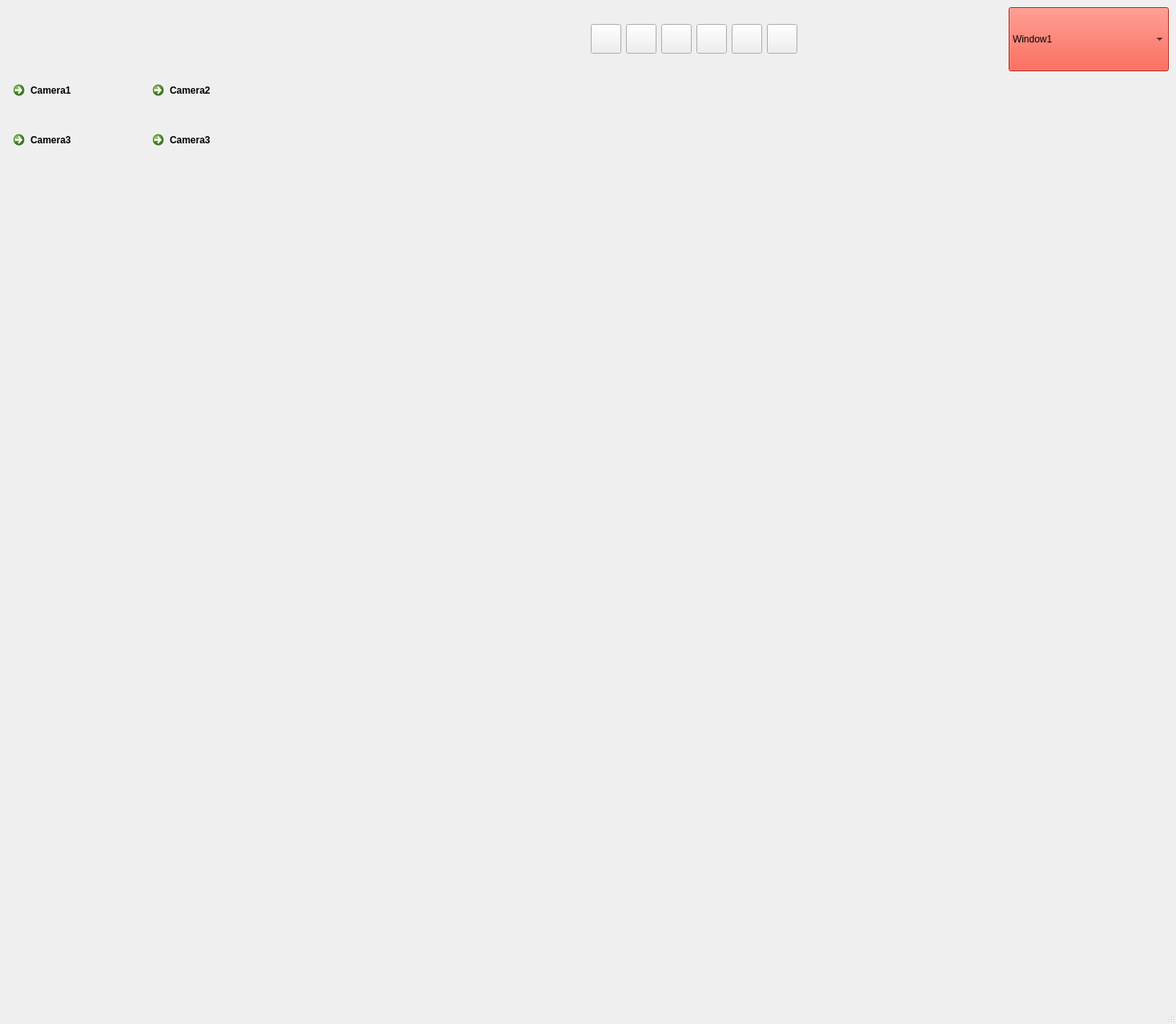
<?xml version="1.0" encoding="UTF-8"?>
<ui version="4.0">
 <class>MainWindow</class>
 <widget class="QMainWindow" name="MainWindow">
  <property name="geometry">
   <rect>
    <x>0</x>
    <y>0</y>
    <width>1469</width>
    <height>1279</height>
   </rect>
  </property>
  <property name="windowTitle">
   <string>Interface-1</string>
  </property>
  <property name="windowIcon">
   <iconset resource="icons.qrc">
    <normaloff>:/icons/icons/rake.jpg</normaloff>:/icons/icons/rake.jpg</iconset>
  </property>
  <widget class="QWidget" name="centralwidget">
   <layout class="QFormLayout" name="formLayout">
    <item row="5" column="0">
     <widget class="QCommandLinkButton" name="commandLinkButton">
      <property name="text">
       <string>Camera1</string>
      </property>
      <property name="icon">
       <iconset resource="icons.qrc">
        <normaloff>:/icons/icons/cam.png</normaloff>:/icons/icons/cam.png</iconset>
      </property>
      <property name="iconSize">
       <size>
        <width>50</width>
        <height>50</height>
       </size>
      </property>
     </widget>
    </item>
    <item row="5" column="1">
     <widget class="QCommandLinkButton" name="commandLinkButton_2">
      <property name="text">
       <string>Camera2</string>
      </property>
      <property name="icon">
       <iconset resource="icons.qrc">
        <normaloff>:/icons/icons/cam.png</normaloff>:/icons/icons/cam.png</iconset>
      </property>
      <property name="iconSize">
       <size>
        <width>50</width>
        <height>50</height>
       </size>
      </property>
     </widget>
    </item>
    <item row="7" column="0">
     <widget class="QLabel" name="label_2">
      <property name="text">
       <string/>
      </property>
      <property name="pixmap">
       <pixmap>others/walle_2.jpg</pixmap>
      </property>
     </widget>
    </item>
    <item row="7" column="1">
     <widget class="QLabel" name="label_4">
      <property name="text">
       <string/>
      </property>
      <property name="pixmap">
       <pixmap>others/walle_2.jpg</pixmap>
      </property>
     </widget>
    </item>
    <item row="8" column="0">
     <widget class="QCommandLinkButton" name="commandLinkButton_3">
      <property name="text">
       <string>Camera3</string>
      </property>
      <property name="icon">
       <iconset resource="icons.qrc">
        <normaloff>:/icons/icons/cam.png</normaloff>:/icons/icons/cam.png</iconset>
      </property>
      <property name="iconSize">
       <size>
        <width>50</width>
        <height>50</height>
       </size>
      </property>
     </widget>
    </item>
    <item row="8" column="1">
     <widget class="QCommandLinkButton" name="commandLinkButton_4">
      <property name="text">
       <string>Camera3</string>
      </property>
      <property name="icon">
       <iconset resource="icons.qrc">
        <normaloff>:/icons/icons/cam.png</normaloff>:/icons/icons/cam.png</iconset>
      </property>
      <property name="iconSize">
       <size>
        <width>50</width>
        <height>50</height>
       </size>
      </property>
     </widget>
    </item>
    <item row="10" column="0">
     <widget class="QLabel" name="label_3">
      <property name="text">
       <string/>
      </property>
      <property name="pixmap">
       <pixmap>others/walle_2.jpg</pixmap>
      </property>
     </widget>
    </item>
    <item row="10" column="1">
     <widget class="QLabel" name="label_5">
      <property name="enabled">
       <bool>true</bool>
      </property>
      <property name="text">
       <string/>
      </property>
      <property name="pixmap">
       <pixmap>others/walle_2.jpg</pixmap>
      </property>
     </widget>
    </item>
    <item row="4" column="0" colspan="2">
     <layout class="QHBoxLayout" name="horizontalLayout">
      <item>
       <widget class="QLabel" name="label">
        <property name="text">
         <string/>
        </property>
        <property name="pixmap">
         <pixmap>others/logo.png</pixmap>
        </property>
       </widget>
      </item>
      <item>
       <layout class="QHBoxLayout" name="horizontalLayout_2">
        <item>
         <widget class="QToolButton" name="toolButton">
          <property name="text">
           <string/>
          </property>
          <property name="icon">
           <iconset resource="icons.qrc">
            <normaloff>:/icons/icons/kırmızıbuton.jpg</normaloff>:/icons/icons/kırmızıbuton.jpg</iconset>
          </property>
          <property name="iconSize">
           <size>
            <width>30</width>
            <height>30</height>
           </size>
          </property>
         </widget>
        </item>
        <item>
         <widget class="QToolButton" name="toolButton_5">
          <property name="text">
           <string/>
          </property>
          <property name="icon">
           <iconset resource="icons.qrc">
            <normaloff>:/icons/icons/kırmızıbuton.jpg</normaloff>:/icons/icons/kırmızıbuton.jpg</iconset>
          </property>
          <property name="iconSize">
           <size>
            <width>30</width>
            <height>30</height>
           </size>
          </property>
         </widget>
        </item>
        <item>
         <widget class="QToolButton" name="toolButton_3">
          <property name="text">
           <string/>
          </property>
          <property name="icon">
           <iconset resource="icons.qrc">
            <normaloff>:/icons/icons/kırmızıbuton.jpg</normaloff>:/icons/icons/kırmızıbuton.jpg</iconset>
          </property>
          <property name="iconSize">
           <size>
            <width>30</width>
            <height>30</height>
           </size>
          </property>
         </widget>
        </item>
        <item>
         <widget class="QToolButton" name="toolButton_2">
          <property name="text">
           <string/>
          </property>
          <property name="icon">
           <iconset resource="icons.qrc">
            <normaloff>:/icons/icons/kırmızıbuton.jpg</normaloff>:/icons/icons/kırmızıbuton.jpg</iconset>
          </property>
          <property name="iconSize">
           <size>
            <width>30</width>
            <height>30</height>
           </size>
          </property>
         </widget>
        </item>
        <item>
         <widget class="QToolButton" name="toolButton_4">
          <property name="text">
           <string/>
          </property>
          <property name="icon">
           <iconset resource="icons.qrc">
            <normaloff>:/icons/icons/kırmızıbuton.jpg</normaloff>:/icons/icons/kırmızıbuton.jpg</iconset>
          </property>
          <property name="iconSize">
           <size>
            <width>30</width>
            <height>30</height>
           </size>
          </property>
         </widget>
        </item>
        <item>
         <widget class="QToolButton" name="toolButton_6">
          <property name="text">
           <string/>
          </property>
          <property name="icon">
           <iconset resource="icons.qrc">
            <normaloff>:/icons/icons/kırmızıbuton.jpg</normaloff>:/icons/icons/kırmızıbuton.jpg</iconset>
          </property>
          <property name="iconSize">
           <size>
            <width>30</width>
            <height>30</height>
           </size>
          </property>
         </widget>
        </item>
        <item>
         <layout class="QVBoxLayout" name="verticalLayout">
          <item alignment="Qt::AlignRight">
           <widget class="QComboBox" name="comboBox">
            <property name="enabled">
             <bool>true</bool>
            </property>
            <property name="minimumSize">
             <size>
              <width>200</width>
              <height>80</height>
             </size>
            </property>
            <property name="maximumSize">
             <size>
              <width>100</width>
              <height>100</height>
             </size>
            </property>
            <property name="styleSheet">
             <string notr="true">background-color: rgb(255, 47, 20);
font: 12pt &quot;MS Shell Dlg 2&quot;;
selection-background-color: rgb(255, 255, 255,0);
selection-background-color: rgb(255, 38, 10,0);</string>
            </property>
            <item>
             <property name="text">
              <string>Window1</string>
             </property>
            </item>
            <item>
             <property name="text">
              <string>Window2</string>
             </property>
            </item>
           </widget>
          </item>
         </layout>
        </item>
       </layout>
      </item>
     </layout>
    </item>
   </layout>
  </widget>
  <widget class="QMenuBar" name="menubar">
   <property name="geometry">
    <rect>
     <x>0</x>
     <y>0</y>
     <width>1469</width>
     <height>26</height>
    </rect>
   </property>
  </widget>
  <widget class="QStatusBar" name="statusbar"/>
 </widget>
 <resources>
  <include location="icons.qrc"/>
  <include location="photos.qrc"/>
 </resources>
 <connections/>
</ui>
